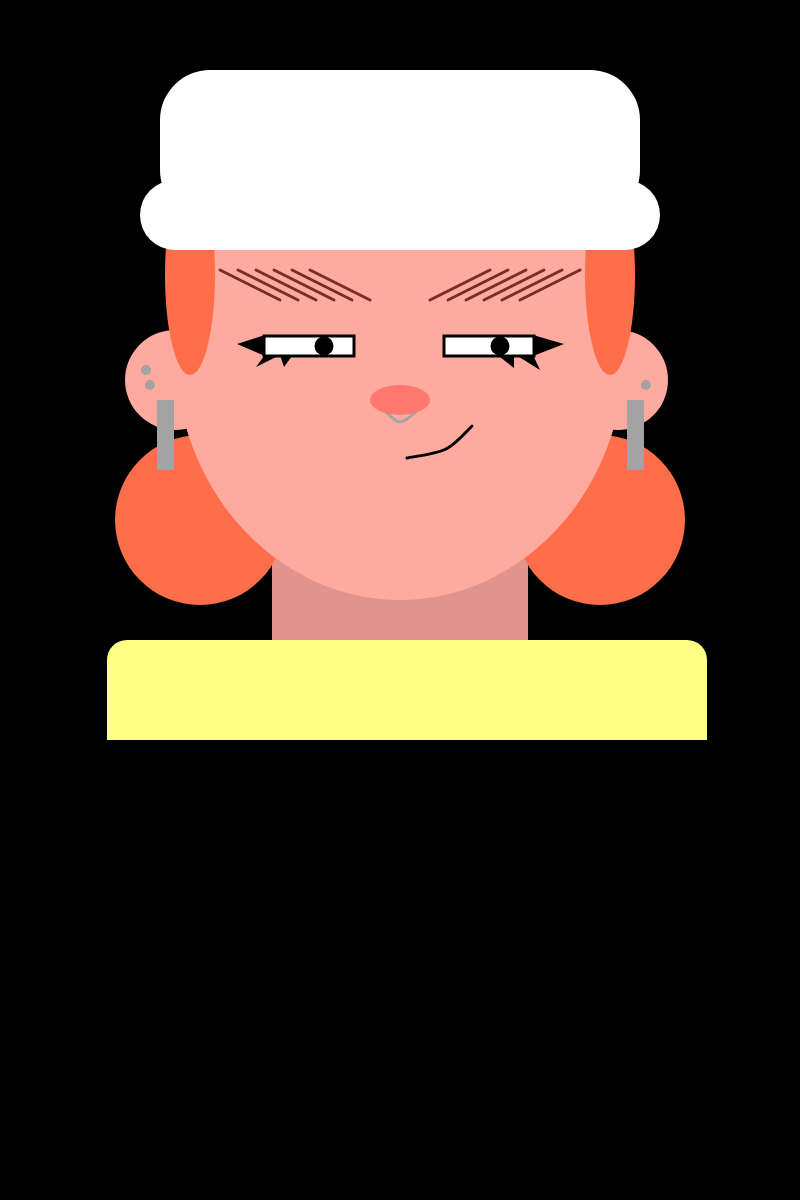
Frame 1 (no input)
Frame 60 (no input): identical to frame 1, image omitted
Frame 120 (the mouse pressed at the canvas centre since frame 60): identical to frame 1, image omitted

The p5.js sketch that drew this single still picture (run headless with seeded random() and noise() and a simulated clock; from frame 60 on, the mouse is pressed at the canvas centre):

// p5.js sketch
// ── sketch.js
/*************************************************************************
    (*)Self Portrait
          (*)by Emily Farrow

    (*)Overview - coding my self portrait 
 
    ---------------------------------------------------------------------
    (*)Notes: (ie: To be fixed, I Need Help With, Clarify This, etc etc: )
     (1)
     (2)
**************************************************************************/

var e = 100;
var e2 = 200;
var e3 = 300;
var e4 = 400;
var e5 = 500;
var e6 = 600;


// Setup code goes here
function setup() {
  createCanvas(800, 1200);

  strokeWeight(3);
 }


// Draw code goes here
function draw() {
  background(0);

  noStroke();

  	drawShoulders();
	drawHairbuns();
	drawFace();
	drawEars();
	drawEarrings();
	drawHair1();
	drawHat();
	drawEyebrows();
	drawEyebrows2();
	drawEyes();
	drawMakeup();
	drawNose();
	drawMouth();

}

function drawShoulders(){
	noStroke();
	fill(224, 148, 141);
	rect( e2 + 72 , e5 + 25 , e2 + 56 , e2 );
	fill(255, 255, 133);
	rect( e + 7 , e6 + 40, e6 , e , 20, 20, 0, 0);
}

function drawHairbuns(){
	fill(255, 110, 74);
	ellipse( e2 , e5 + 20 , e2 - 30 , e2 - 30 );
	ellipse( e6 , e5 + 20 , e2 - 30 , e2 - 30 );
}

function drawFace(){
	fill(255, 170, 159);
  	ellipse( e4 , e4 - 50 , e4 + 50 , e5 );
}

function drawEars(){
	//left ear
 	fill(255, 170, 159);
 	ellipse( e2 - 25 , e4 - 20 , e , e );
 	//right ear
 	ellipse( e6 + 18 , e4 - 20 , e , e );
}

function drawEarrings(){
	fill(163, 163, 163); 
 	rect( e + 57 , e4 , 17, 70);

 	rect( e6 + 27 , e4 , 17, 70);

 	ellipse( e + 50 , e4 - 15, 10, 10);

 	ellipse( e + 46 , e4 - 30 , 10, 10);

 	ellipse( e6 + 46 , e4 - 15 , 10, 10);
}


function drawHair1(){
	//front hair strands
	fill(255, 110, 74);
  	ellipse( e2 - 10 , e3 - 25 , 50, e2);
  	ellipse( e6 + 10 , e3 - 25 , 50, e2);
}


function drawHat(){
	fill(255);
	rect( e + 40 , e2 - 20 , e5 + 20 ,70, 50);
	rect( e + 60 , e - 30 , e5 - 20 , e + 50 , 50);
}


function drawEyebrows(){
	for (var i = 280; i < 380; i += 18) {
  		stroke(120,46,38);
  		line(i, e3 , i - 60, e3 - 30 );
	}
}

function drawEyebrows2(){
	for (var j = 430; j < 530; j += 18) {
  		stroke(120,46,38);
  		line(j, e3 , j + 60, e3 - 30 );
	}
}

function drawEyes(){
	fill(255);
	stroke(0);
	//whites
	rect( e2 + 64 , e3 + 36 , 90, 20);
	rect( e4 + 44 , e3 + 36 , 90, 20);
	//pupils
	fill(0);
	ellipse( e3 + 24 , e3 + 46 , 16, 16);
	ellipse( e5 , e3 + 46 , 16, 16);
}


function drawMakeup(){
	fill(0);
	noStroke();
	//outer eyeliner
	triangle( e2 + 65 , e3 + 35 , e2 + 65 , e3 + 56 , e2 + 37 , e3 + 44 );
	triangle( e5 + 33, e3 + 35 , e5 + 33, e3 + 56 , e5 + 64 , e3 + 44 );
	//bottom lashes
	triangle( e2 + 65 , e3 + 55 , e2 + 78 , e3 + 56 , e2 + 56 , e3 + 67);
	triangle( e2 + 80 , e3 + 55 , e2 + 92 , e3 + 56 , e2 + 84 , e3 + 67);

	triangle( e5 + 40 , e3 + 70 , e5 + 33 , e3 + 55 , e5 + 16, e3 + 55 );
	triangle( e5 + 14 , e3 + 57 , e5 + 14 , e3 + 68 , e5 , e3 + 57 );

}

function drawNose(){

	//nose ring
	stroke(163, 163, 163);
	noFill();
	beginShape();
	curveVertex( e4 - 14, e4 + 12 );
	curveVertex( e4 - 14, e4 + 12 );
	curveVertex( e4 , e4 + 22 );
	curveVertex( e4 + 16 , e4 + 12 );
	curveVertex( e4 + 16 , e4 + 12 );

	endShape();

	//nose
	noStroke();
	fill(255, 120, 110);
	ellipse( e4 , e4 , 60 , 30 );
}

function drawMouth(){
	stroke(0);
	noFill();
	beginShape();
	curveVertex( e4 + 7, e4 + 58 );
	curveVertex( e4 + 7, e4 + 58 );
	curveVertex( e4 + 46, e4 + 49 );
	curveVertex( e4 + 72, e4 + 26 );
	curveVertex( e4 + 72, e4 + 26 );

	endShape();
}


function windowResized(){
	resizeCanvas(windowWidth, windowHeight);
}
